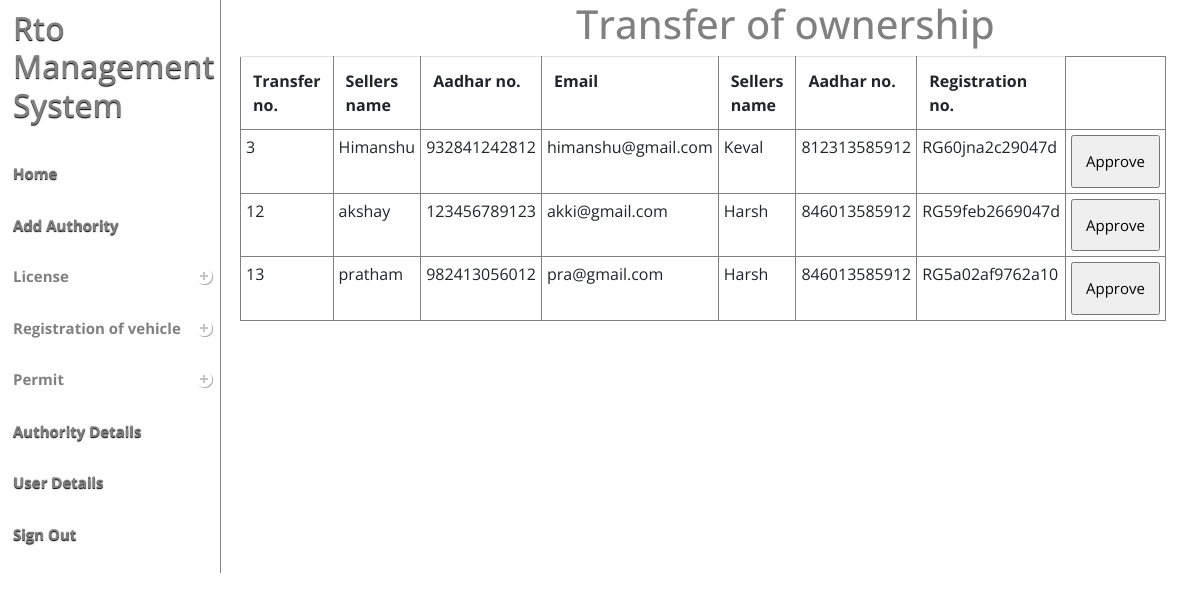
/rto_mng_system1/rto_mng_system1/admin/transfer.php, run on the app's committed database.
### tables this page shows
CREATE TABLE `user` (
  `U_id` int(11) NOT NULL,
  `Name` text NOT NULL,
  `email` varchar(20) NOT NULL,
  `Address` text NOT NULL,
  `Aadharno` bigint(11) NOT NULL,
  `Gender` tinyint(1) NOT NULL,
  `Contact` bigint(10) NOT NULL
);

CREATE TABLE `reg_motor_result` (
  `REG_id` int(11) NOT NULL,
  `reg_no` text NOT NULL,
  `dl_no` text NOT NULL,
  `U_id` int(11) NOT NULL,
  `Engine_no` bigint(11) NOT NULL,
  `A_id` int(11) NOT NULL
);

### rto_mng_system1/rto_mng_system1/admin/transfer.php (the view, shortened to what this page needs)
<!DOCTYPE html PUBLIC "-//W3C//DTD XHTML 1.0 Transitional//EN" >
<?php
   include('index.php');
?>
<html>
<head>
<link rel="stylesheet" type="text/css" href="menu.css" />
</head>
<body>
<div style="margin-left:48%;margin-top:%;font-family: 'Open Sans', sans-serif;color:gray"><h1>Transfer of ownership</h1></div>
<div >
<table class="table" style="border:1px solid gray;overflow-y:scroll;!important">
  <tr >
    <th>Transfer no.</th>
    <th>Sellers name</th>
	<th>Aadhar no.</th>
    <th>Email</th>
	<th>Sellers name</th>
	<th>Aadhar no.</th>
    <th>Registration no.</th>
  </tr>
  <?php
	   $sql2 = "SELECT * FROM `transfer of ownership` WHERE `approval_status`= 0";
	   $result2 = mysql_query($sql2);
      while($row2 = mysql_fetch_array($result2))
	  {
		$s_id = $row2['S_U_id'];
		$r_id = $row2['R_U_id'];
	  $sql4 = "SELECT * FROM `user` WHERE `U_id`= '$s_id'";
	   $result4 = mysql_query($sql4);
	  $row4 = mysql_fetch_array($result4);
	  $sql6 = "SELECT * FROM `user` WHERE `U_id`= '$r_id'";
	   $result6 = mysql_query($sql6);
	  $row6 = mysql_fetch_array($result6);
	  $t_id = $row2['T_id'];
	   $sql5 = "SELECT * FROM `reg_motor_result` WHERE `REG_id` = (SELECT `REG_id` FROM `transfer of ownership` WHERE `T_id` = '$t_id')";
	   $result5 = mysql_query($sql5);
	  $row5= mysql_fetch_array($result5);
  ?>
  <form method="POST" action="transfer_approval.php">
  <tr>
    <td><?php echo $row2['T_id'];?></td>
    <td><?php echo $row4['Name'];?></td>
	 <td><?php echo $row4['Aadharno'];?></td>
	 <td><?php echo $row4['email'];?></td>
	 <td><?php echo $row6['Name'];?></td>
	 <td><?php echo $row6['Aadharno'];?></td>
  <td><?php echo $row5['reg_no'];?></td>
    <td><input type="submit" name="submit" value = "Approve" style="padding:13px;width:100%;font-size:15px;"></td>
   </form>
  <?php
	  }
  ?>
</table>
</div>
</body>
</html>

### rto_mng_system1/rto_mng_system1/admin/index.php (style rules this page uses)
body { overflow-x:scroll; }

### rto_mng_system1/rto_mng_system1/admin/transfer.php (style rules this page uses)
.table { position:fixed; z-index:999; padding:0px; margin-left:20%; margin-top:0%; font-family: 'Open Sans', sans-serif; width:77%; height:auto; overflow-y:scroll; }
.table td,th,tr { border:1px solid gray; padding:5px; }

### data on the page
transfer of ownership: T_id "3", S_U.Name "Himanshu", S_U.Aadharno "932841242812", S_U.email "himanshu@gmail.com", R_U.Name "Keval", R_U.Aadharno "812313585912", reg_motor_result.reg_no "RG60jna2c29047d"
transfer of ownership: T_id "12", S_U.Name "akshay", S_U.Aadharno "123456789123", S_U.email "akki@gmail.com", R_U.Name "Harsh", R_U.Aadharno "846013585912", reg_motor_result.reg_no "RG59feb2669047d"
transfer of ownership: T_id "13", S_U.Name "pratham", S_U.Aadharno "982413056012", S_U.email "pra@gmail.com", R_U.Name "Harsh", R_U.Aadharno "846013585912", reg_motor_result.reg_no "RG5a02af9762a10"
